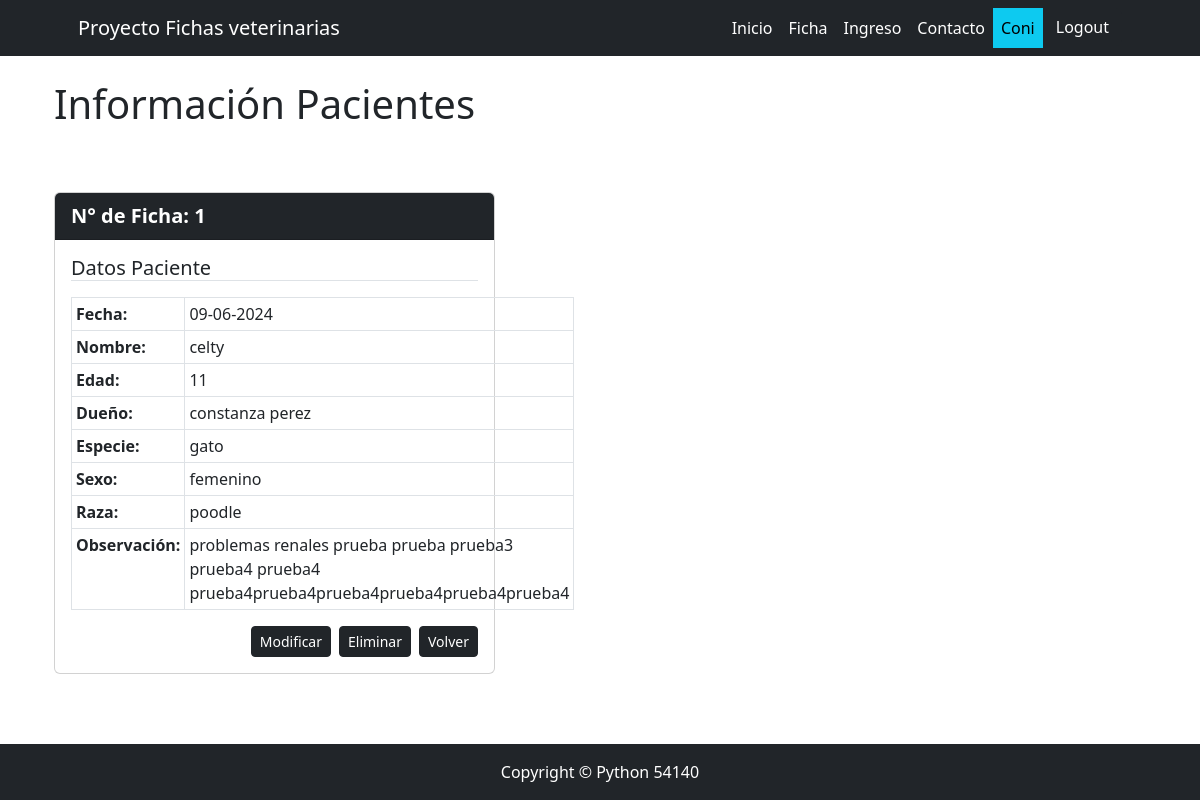
/tienda/ficha_detail/detail/16/ (signed in), run on the app's committed database.
### tienda/models.py (models this page shows, shortened)
class Ficha(models.Model):
    numero_ficha = models.PositiveIntegerField(unique=True)
    mascota = models.ForeignKey(Mascota, on_delete=models.SET_NULL, null=True, blank=True)
    dueño = models.ForeignKey(Dueño, on_delete=models.SET_NULL, null=True, blank=True)
    especie = models.ForeignKey(Especie, on_delete=models.SET_NULL, null=True, blank=True)
    consulta = models.ForeignKey(Consulta, on_delete=models.SET_NULL, null=True, blank=True)
    fecha = models.DateTimeField(null=True, blank=True, editable=False, default=timezone.now)
    @property
    def edad_mascota(self):
        return self.mascota.edad if self.mascota else None
    @property
    def sexo_mascota(self):
        return self.mascota.sexo if self.mascota else None
    @property
    def raza_mascota(self):
        return self.mascota.raza if self.mascota else None

class Mascota(models.Model):
    nombre = models.CharField(max_length=255)
    edad = models.PositiveIntegerField(null=True, blank=True)
    sexo = models.CharField(max_length=10, null=True, blank=True)
    raza = models.CharField(max_length=255, null=True, blank=True)
    def __str__(self) -> str:
        return self.nombre

class Dueño(models.Model):
    nombre = models.CharField(max_length=255)
    def __str__(self) -> str:
        return self.nombre

class Especie(models.Model):
    nombre = models.CharField(max_length=255)
    def __str__(self) -> str:
        return self.nombre

class Consulta(models.Model):
    nombre = models.CharField(max_length=255)
    def __str__(self) -> str:
        return self.nombre

### tienda/views.py (the view)
# urls.py: path('ficha_detail/detail/<int:pk>/', FichaDetail.as_view(), name='detalle'),
class FichaDetail(LoginRequiredMixin,DetailView):
    model = Ficha

### tienda/templates/tienda/ficha_detail.html
{% extends 'core/base.html' %}
{% block bode_title %}
<div class="container text-start mb-3">
    Información Pacientes
</div>
{% endblock bode_title %}
{% block content %}
    <div class="container">
        <div class="row">
            <div class="col-5">
                <div class="card mb-3">
                    <div class="card-header bg-dark text-white font-weight-bold card-header-custom">
                        N° de Ficha: {{ ficha.numero_ficha }}
                    </div>
                    <div class="card-body">
                        <h5 class="card-title border-bottom mb-3">Datos Paciente</h5>
                        <table class="table table-bordered table-sm">
                            <tbody>
                                <tr>
                                    <th scope="row">Fecha:</th>
                                    <td>{{ ficha.fecha|date:"d-m-Y" }}</td>
                                </tr>
                                <tr>
                                <tr>
                                    <th scope="row">Nombre:</th>
                                    <td>{{ ficha.mascota }}</td>
                                </tr>
                                <tr>
                                    <th scope="row">Edad:</th>
                                    <td>{{ ficha.edad_mascota }}</td>
                                </tr>
                                <tr>
                                    <th scope="row">Dueño:</th>
                                    <td>{{ ficha.dueño }}</td>
                                </tr>
                                <tr>
                                    <th scope="row">Especie:</th>
                                    <td>{{ ficha.especie }}</td>
                                </tr>
                                <tr>
                                    <th scope="row">Sexo:</th>
                                    <td>{{ ficha.sexo_mascota }}</td>
                                </tr>
                                <tr>
                                    <th scope="row">Raza:</th>
                                    <td>{{ ficha.raza_mascota }}</td>
                                </tr>
                                <tr>
                                    <th scope="row">Observación:</th>
                                    <td>{{ ficha.consulta }}</td>
                                </tr>
                            </tbody>
                        </table>
                        <div class="d-flex justify-content-end">
                            <a href="{% url 'tienda:modificacion' pk=ficha.pk %}" class="btn btn-dark btn-sm text-white me-2">Modificar</a>
                            <a href="{% url 'tienda:eliminar' pk=ficha.pk %}" class="btn btn-dark btn-sm text-white me-2">Eliminar</a>
                            <a href="{% url 'tienda:lista' %}" class="btn btn-dark btn-sm text-white">Volver</a>
                        </div>
                    </div>
                </div>
            </div>
        </div>
    </div>
{% endblock content %}

### core/templates/core/base.html (shortened to what this page needs)
{% load static %}
<!DOCTYPE html>
<html lang="es">
<head>
    <link href="{% static 'core/css/main.css' %}" rel="stylesheet" />
    <link href="{% static 'core/css/styles.css' %}" rel="stylesheet" />
</head>
<body class="d-flex flex-column min-vh-100">
    <nav class="navbar navbar-expand-lg navbar-dark bg-dark">
        <div class="container px-5">
            <a class="navbar-brand" href="{% url 'core:index' %}">Proyecto Fichas veterinarias</a>
            <div class="collapse navbar-collapse" id="navbarSupportedContent">
                <ul class="navbar-nav ms-auto mb-2 mb-lg-0">
                    <li class="nav-item"><a class="nav-link active" aria-current="page" href="{% url 'core:index' %}">Inicio</a></li>
                {% if user.is_authenticated %}
                        <li class="nav-item"><a class="nav-link active" href="{% url 'tienda:lista' %}">Ficha</a></li>
                        <li class="nav-item"><a class="nav-link active" href="{% url 'tienda:ingreso' %}">Ingreso</a></li>
                        <li class="nav-item"><a class="nav-link active" href="{% url 'core:contacto' %}">Contacto</a></li>
                        <li class="nav-item">
                            <a class="nav-link text-bg-info">{{ user.username }}</a>
                        </li>
                        <li class="nav-item">
                            <form action="{% url 'veterinario:logout' %}" method="post">
                                <button type="submit" class="btn btn-dark">Logout</button>
                            </form>
                        </li>
                {% endif %}
                </ul>
            </div>
        </div>
    </nav>
    <div class="container my-4 text-center">
        <h1>
            {% block bode_title %}
            {% endblock bode_title %}
        </h1>
    </div>
    <div class="container my-4">
        {% block content %}
        {% endblock content %}
    </div>
    <footer class="footer mt-auto py-3 bg-dark">
        <div class="container px-4 px-lg-5">
            <p class="m-0 text-center text-white">Copyright © Python 54140</p>
        </div>
    </footer>
</body>
</html>

### data on the page
Ficha: numero_ficha "1", fecha "09-06-2024", mascota "celty", edad_mascota "11", dueño "constanza perez", especie "gato", sexo_mascota "femenino", raza_mascota "poodle", consulta "problemas renales prueba prueba prueba3 prueba4 prueba4 prueba4prueba4prueba4prueba4prueba4prueba4"

### other printed values
{{ user.username }} "Coni"
